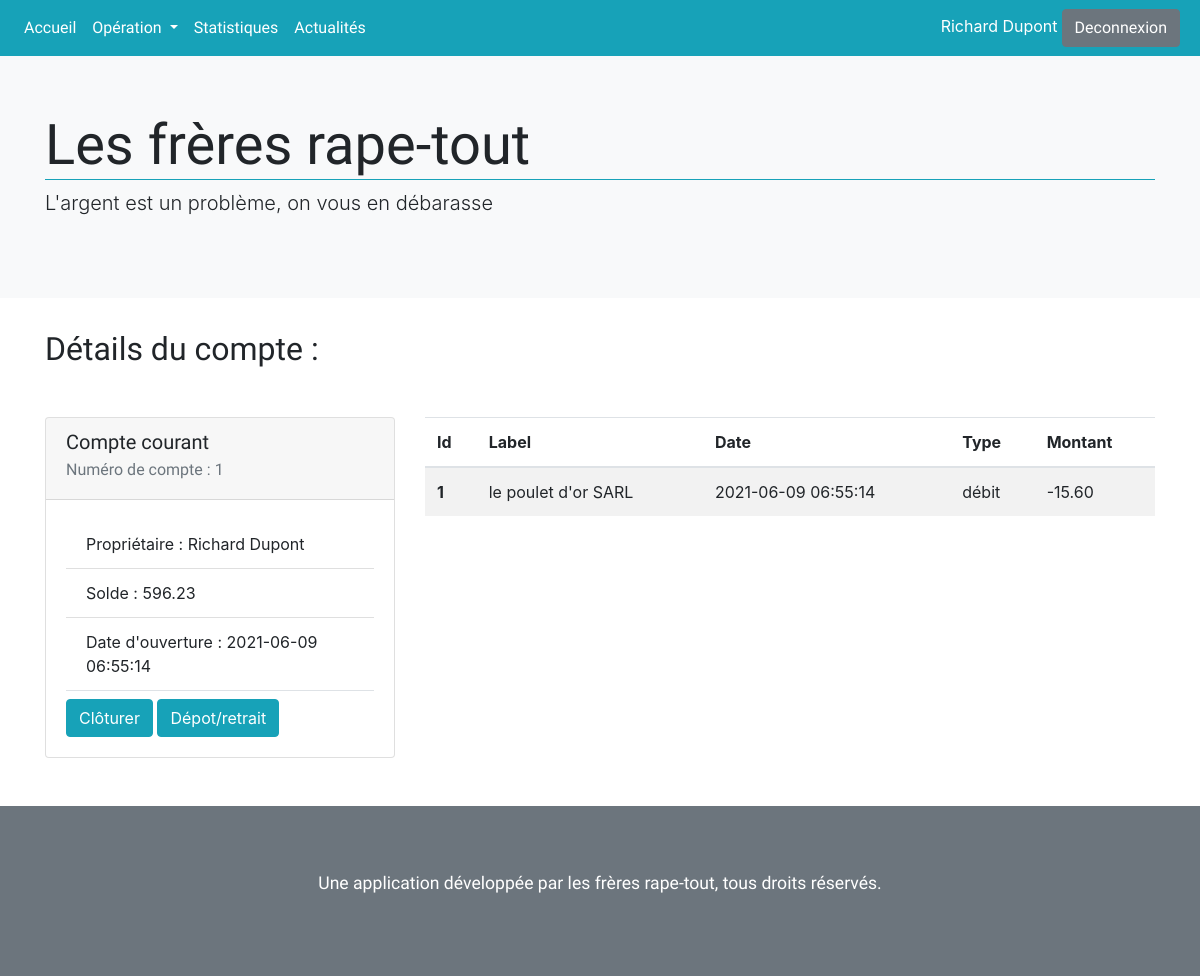
Page /single.php?id=1 (signed in) on the committed database.
### tables this page shows
CREATE TABLE Operation(
  id INT UNSIGNED NOT NULL AUTO_INCREMENT,
  operation_type VARCHAR(30) NOT NULL,
  amount DECIMAL(11,2) NOT NULL,
  registered TIMESTAMP NOT NULL,
  label VARCHAR(50) NULL,
  account_id INT UNSIGNED,
  PRIMARY KEY (id),
  FOREIGN KEY (account_id) REFERENCES Account(id)
);

CREATE TABLE Account(
  id INT UNSIGNED NOT NULL AUTO_INCREMENT,
  amount DECIMAL(11,2) NOT NULL,
  opening_date TIMESTAMP NOT NULL,
  account_type VARCHAR(50) NOT NULL,
  user_id INT UNSIGNED,
  PRIMARY KEY (id),
  FOREIGN KEY (user_id) REFERENCES User(id)
);

### single.php (called while the page is built, shortened)
<?php
require "model/accountModel.php";
$id = filter_var($_GET["id"], FILTER_SANITIZE_NUMBER_INT);
$operations = get_single_account($db, $id);
$account = $operations[0];
require "view/singleView.php";

### model/accountModel.php (called while the page is built, shortened)
<?php
function get_single_account($db, $id) {
  $query = $db->prepare(
    "SELECT a.*, o.id AS operation_id, o.operation_type, o.amount AS operation_amount, o.label, o.registered FROM Account AS a
     LEFT JOIN Operation AS o
     ON a.id = o.account_id
     WHERE a.id = :id
     ORDER BY operation_id DESC
  ");
  $query->execute([
    "id" => $id
  ]);
  return $query->fetchAll(PDO::FETCH_ASSOC);
}

### view/singleView.php (the view)
<?php
include "template/nav.php";
include "template/header.php";
if(!isset($error)):
?>
    <h2>Détails du compte : </h2>
    <div class="row mt-5">
      <div class="col-12 col-md-6 col-lg-4">
        <article class="card">
          <div class="card-header">
            <h5 class="card-title"><?php echo $account["account_type"]; ?></h5>
            <h6 class="card-subtitle mb-2 text-muted">Numéro de compte : <?php echo $account["id"]; ?></h6>
          </div>
          <div class="card-body">
            <ul class="list-group list-group-flush border-bottom mb-2">
              <li class="list-group-item">Propriétaire : <?php echo $_SESSION["user"]["firstname"] . " " . $_SESSION["user"]["lastname"]; ?></li>
              <li class="list-group-item">Solde : <?php echo $account["amount"]; ?></li>
              <li class="list-group-item">Date d'ouverture : <?php echo $account["opening_date"]; ?></li>
            </ul>
            <a href="#" class="btn btn-info">Clôturer</a>
            <a href="operation.php" class="btn btn-info">Dépot/retrait</a>
          </div>
        </article>
      </div>
      <div class="col-12 col-md-6 col-lg-8">
        <table class="table table-striped">
          <thead>
            <tr>
              <th scope="col">Id</th>
              <th scope="col">Label</th>
              <th scope="col">Date</th>
              <th scope="col">Type</th>
              <th scope="col">Montant</th>
            </tr>
          </thead>
          <tbody>
            <?php foreach($operations as $operation) : ?>
              <tr>
                <th><?php echo $operation["operation_id"]; ?></th>
                <td><?php echo $operation["label"]; ?></td>
                <td><?php echo $operation["registered"]; ?></td>
                <td><?php echo $operation["operation_type"]; ?></td>
                <td><?php echo $operation["operation_amount"]; ?></td>
              </tr>
            <?php endforeach; ?>
          </tbody>
        </table>
      </div>
    </div>
<?php else: ?>
  <div class="alert alert-danger">
    <p><?php echo $error ?></p>
  </div>
<?php endif; ?>
<?php include "template/footer.php"; ?>

### public/css/main.css (style rules this page uses)
html { color: #222; font-size: 1em; line-height: 1.4; }
body { position: relative; }
h1, h2, h3, h4, h5, h6 { font-family: 'Alata', sans-serif; }

### rows in the picture
operation: account.account_type "Compte courant", account "1", account.amount "596.23", account.opening_date "2021-06-09 06:55:14", id "1", label "le poulet d'or SARL", registered "2021-06-09 06:55:14", operation_type "débit", amount "-15.60"

### other values in the picture
$_SESSION["user"]["firstname"] "Richard"
$_SESSION["user"]["lastname"] "Dupont"
